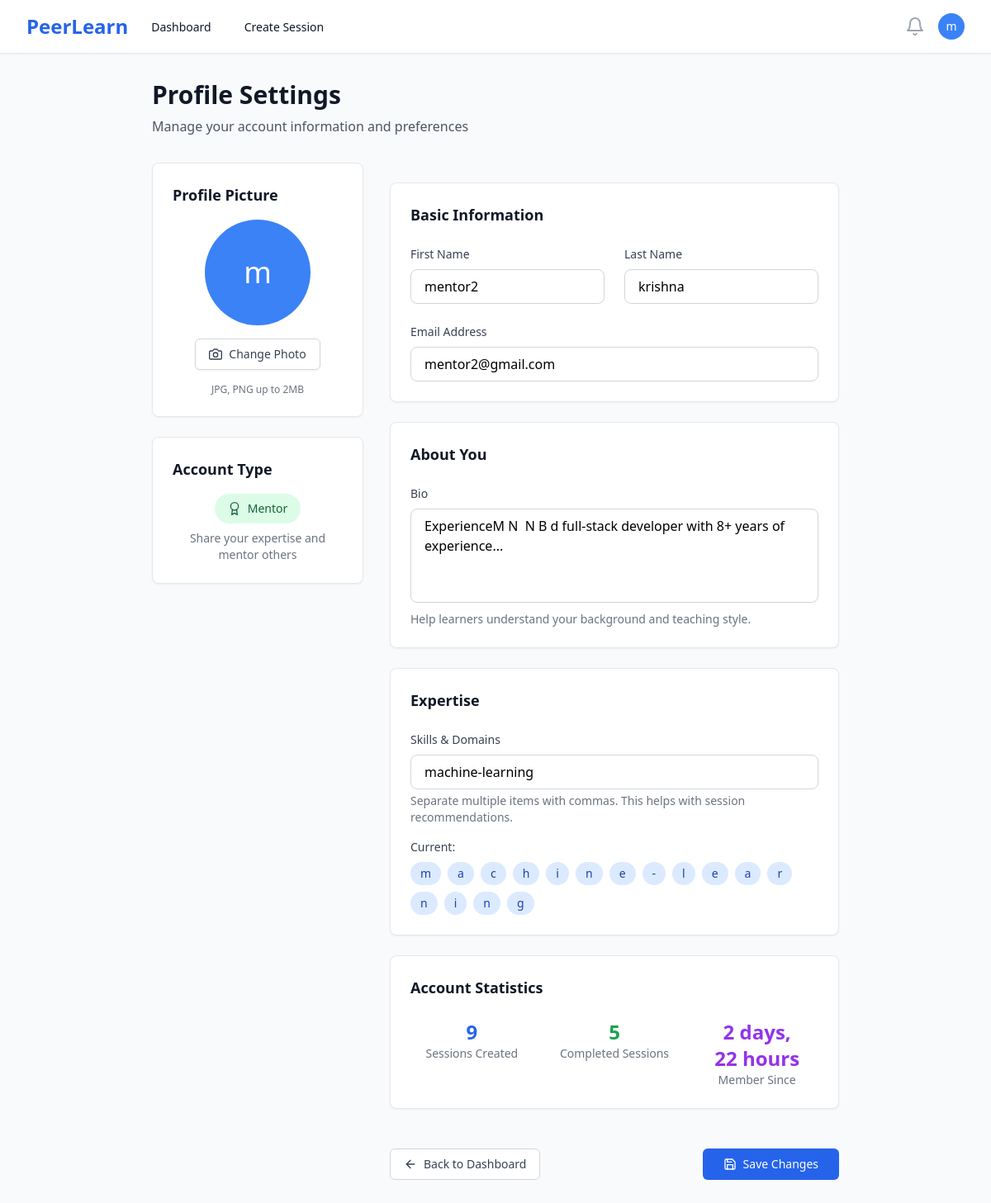
The app's page /profile/ (signed in), older data.
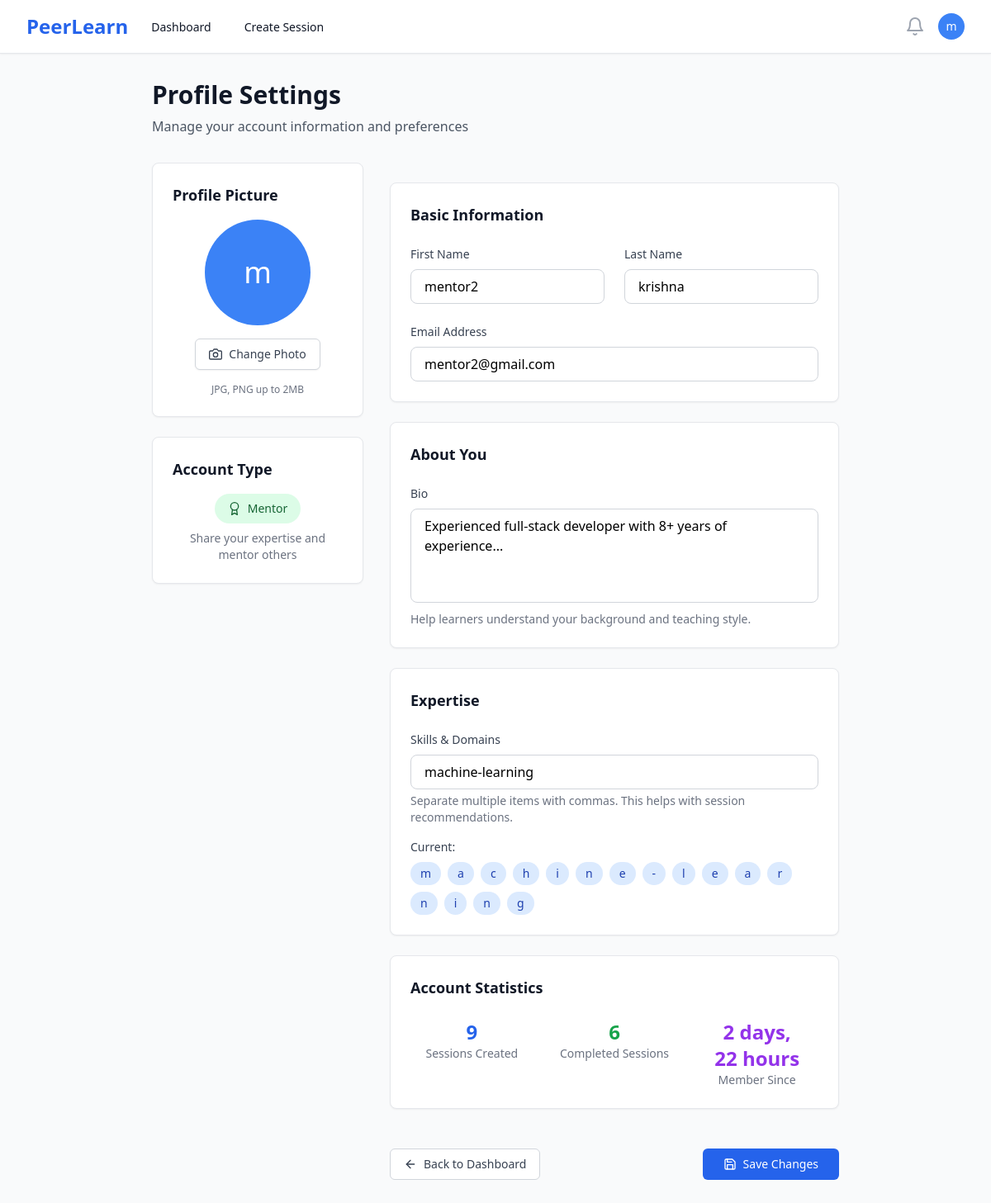
The same page, newer data.
### users/models.py (models this page shows, shortened)
class User(AbstractUser):
    ROLE_CHOICES = [
        ('mentor', 'Mentor'),
        ('learner', 'Learner'),
    ]
    id = models.UUIDField(primary_key=True, default=uuid.uuid4, editable=False)
    role = models.CharField(max_length=10, choices=ROLE_CHOICES, default='learner')
    bio = models.TextField(blank=True, null=True)
    skills = models.CharField(max_length=500, blank=True, help_text="Comma-separated skills for recommendation matching")
    interests = models.CharField(max_length=500, blank=True, help_text="Learning interests for AI recommendations")
    domain = models.CharField(max_length=100, blank=True, help_text="Learning domain/field")
    expertise = models.CharField(max_length=100, blank=True, help_text="Primary domain/area of expertise")
    career_goals = models.TextField(blank=True, help_text="Career aspirations for AI guidance")
    profile_image = models.ImageField(upload_to='profiles/', blank=True, null=True)
    created_at = models.DateTimeField(auto_now_add=True)
    location = models.CharField(max_length=100, blank=True)
    website = models.URLField(blank=True)
    social_links = models.JSONField(default=dict, blank=True)  # Store LinkedIn, Twitter, etc.
    is_verified = models.BooleanField(default=False)
    privacy_settings = models.JSONField(default=dict, blank=True)  # Profile visibility settings
    updated_at = models.DateTimeField(auto_now=True)
    @property
    def is_mentor(self):
        return self.role == 'mentor'

### users/views.py (the view, shortened to what this page needs)
# urls.py: path('profile/', views.profile_view, name='profile'),
@login_required
def profile_view(request):
    if request.method == 'POST':
        form = UserProfileForm(request.POST, request.FILES, instance=request.user)
        if form.is_valid():
            form.save()
            messages.success(request, 'Profile updated successfully!')
            return redirect('profile')
    else:
        form = UserProfileForm(instance=request.user)
    if request.user.is_mentor:
        from sessions.models import Session
        completed_sessions_count = Session.objects.filter(
            mentor=request.user,
            status='completed'
        ).count()
        confirmed_bookings_count = 0
    context = {
        'form': form,
        'completed_sessions_count': completed_sessions_count,
        'confirmed_bookings_count': confirmed_bookings_count,
    }
    return render(request, 'profile.html', context)

### templates/profile.html (shortened to what this page needs)
{% extends 'base.html' %}
{% block content %}
<div class="max-w-4xl mx-auto px-4 sm:px-6 lg:px-8 py-8">
    <div class="mb-8">
        <h1 class="text-3xl font-bold text-gray-900">Profile Settings</h1>
        <p class="mt-2 text-gray-600">Manage your account information and preferences</p>
    </div>
    <div class="grid grid-cols-1 lg:grid-cols-3 gap-8">
        <div class="lg:col-span-1">
            <div class="bg-white rounded-lg shadow-sm border border-gray-200 p-6">
                <h2 class="text-lg font-semibold text-gray-900 mb-4">Profile Picture</h2>
                <div class="text-center">
                    {% if user.profile_image %}
                        <img class="h-32 w-32 rounded-full mx-auto mb-4" src="{{ user.profile_image.url }}" alt="Profile picture">
                    {% else %}
                        <div class="h-32 w-32 rounded-full bg-blue-500 flex items-center justify-center mx-auto mb-4">
                            <span class="text-white text-4xl font-medium">{{ user.first_name|first|default:user.username|first }}</span>
                        </div>
                    {% endif %}
                    <div class="mb-4">
                        <label for="profile_image" class="cursor-pointer inline-flex items-center px-4 py-2 border border-gray-300 rounded-md shadow-sm text-sm font-medium text-gray-700 bg-white hover:bg-gray-50 focus:outline-none focus:ring-2 focus:ring-offset-2 focus:ring-blue-500">
                            <i data-feather="camera" class="h-4 w-4 mr-2"></i>
                            Change Photo
                        </label>
                    </div>
                    <p class="text-xs text-gray-500">
                        JPG, PNG up to 2MB
                    </p>
                </div>
            </div>
            <div class="mt-6 bg-white rounded-lg shadow-sm border border-gray-200 p-6">
                <h2 class="text-lg font-semibold text-gray-900 mb-4">Account Type</h2>
                <div class="text-center">
                    <div class="inline-flex items-center px-4 py-2 rounded-full text-sm font-medium
                                {% if user.is_mentor %}bg-green-100 text-green-800{% else %}bg-blue-100 text-blue-800{% endif %}">
                        {% if user.is_mentor %}
                            <i data-feather="award" class="h-4 w-4 mr-2"></i>
                            Mentor
                        {% else %}
                            <i data-feather="book-open" class="h-4 w-4 mr-2"></i>
                            Learner
                        {% endif %}
                    </div>
                    <p class="mt-2 text-sm text-gray-500">
                        {% if user.is_mentor %}
                            Share your expertise and mentor others
                        {% else %}
                            Learn from expert mentors
                        {% endif %}
                    </p>
                </div>
            </div>
        </div>
        <div class="lg:col-span-2">
            <form method="post" enctype="multipart/form-data" class="space-y-6">
                <div class="bg-white rounded-lg shadow-sm border border-gray-200 p-6">
                    <h2 class="text-lg font-semibold text-gray-900 mb-6">Basic Information</h2>
                    <div class="grid grid-cols-1 md:grid-cols-2 gap-6">
                        <div>
                            <label for="{{ form.first_name.id_for_label }}" class="block text-sm font-medium text-gray-700 mb-2">
                                First Name
                            </label>
                            <input type="text"
                                   id="{{ form.first_name.id_for_label }}"
                                   name="{{ form.first_name.name }}"
                                   value="{{ form.first_name.value|default:'' }}"
                                   class="w-full px-4 py-2 border border-gray-300 rounded-lg focus:ring-2 focus:ring-blue-500 focus:border-transparent">
                        </div>
                        <div>
                            <label for="{{ form.last_name.id_for_label }}" class="block text-sm font-medium text-gray-700 mb-2">
                                Last Name
                            </label>
                            <input type="text"
                                   id="{{ form.last_name.id_for_label }}"
                                   name="{{ form.last_name.name }}"
                                   value="{{ form.last_name.value|default:'' }}"
                                   class="w-full px-4 py-2 border border-gray-300 rounded-lg focus:ring-2 focus:ring-blue-500 focus:border-transparent">
                        </div>
                    </div>
                    <div class="mt-6">
                        <label for="{{ form.email.id_for_label }}" class="block text-sm font-medium text-gray-700 mb-2">
                            Email Address
                        </label>
                        <input type="email"
                               id="{{ form.email.id_for_label }}"
                               name="{{ form.email.name }}"
                               value="{{ form.email.value|default:'' }}"
                               class="w-full px-4 py-2 border border-gray-300 rounded-lg focus:ring-2 focus:ring-blue-500 focus:border-transparent">
                    </div>
                </div>
                <div class="bg-white rounded-lg shadow-sm border border-gray-200 p-6">
                    <h2 class="text-lg font-semibold text-gray-900 mb-6">About You</h2>
                    <div>
                        <label for="{{ form.bio.id_for_label }}" class="block text-sm font-medium text-gray-700 mb-2">
                            Bio
                        </label>
                        <textarea id="{{ form.bio.id_for_label }}"
                                  name="{{ form.bio.name }}"
                                  rows="4"
                                  class="w-full px-4 py-2 border border-gray-300 rounded-lg focus:ring-2 focus:ring-blue-500 focus:border-transparent resize-none"
                                  placeholder="Tell others about yourself, your background, and interests...">{{ form.bio.value|default:'' }}</textarea>
                        <p class="mt-1 text-sm text-gray-500">
                            {% if user.is_mentor %}
                                Help learners understand your background and teaching style.
                            {% else %}
                                Share your learning goals and interests.
                            {% endif %}
                        </p>
                    </div>
                </div>
                <div class="bg-white rounded-lg shadow-sm border border-gray-200 p-6">
                    <h2 class="text-lg font-semibold text-gray-900 mb-6">
                        {% if user.is_mentor %}Expertise{% else %}Interests{% endif %}
                    </h2>
                    <div>
                        <label for="{{ form.expertise.id_for_label }}" class="block text-sm font-medium text-gray-700 mb-2">
                            {% if user.is_mentor %}Skills & Domains{% else %}Learning Interests{% endif %}
                        </label>
                        <input type="text"
                               id="{{ form.expertise.id_for_label }}"
                               name="{{ form.expertise.name }}"
                               value="{{ form.expertise.value|default:'' }}"
                               class="w-full px-4 py-2 border border-gray-300 rounded-lg focus:ring-2 focus:ring-blue-500 focus:border-transparent"
                               placeholder="{% if user.is_mentor %}e.g., Python, Machine Learning, Web Development{% else %}e.g., Programming, Data Science, Design{% endif %}">
                        <p class="mt-1 text-sm text-gray-500">
                            Separate multiple items with commas. This helps with session recommendations.
                        </p>
                    </div>
                    {% if user.expertise %}
                    <div class="mt-4">
                        <p class="text-sm font-medium text-gray-700 mb-2">Current:</p>
                        <div class="flex flex-wrap gap-2">
                            {% for item in user.expertise %}
                                <span class="px-3 py-1 text-sm font-medium bg-blue-100 text-blue-800 rounded-full">
                                    {{ item }}
                                </span>
                            {% endfor %}
                        </div>
                    </div>
                    {% endif %}
                </div>
                <div class="bg-white rounded-lg shadow-sm border border-gray-200 p-6">
                    <h2 class="text-lg font-semibold text-gray-900 mb-6">Account Statistics</h2>
                    <div class="grid grid-cols-1 md:grid-cols-3 gap-6">
                        <div class="text-center">
                            <div class="text-2xl font-bold text-blue-600">
                                {% if user.is_mentor %}{{ user.mentor_sessions.count }}{% else %}{{ user.bookings.count }}{% endif %}
                            </div>
                            <div class="text-sm text-gray-500">
                                {% if user.is_mentor %}Sessions Created{% else %}Sessions Attended{% endif %}
                            </div>
                        </div>
                        <div class="text-center">
                            <div class="text-2xl font-bold text-green-600">
                                {% if user.is_mentor %}{{ completed_sessions_count }}{% else %}{{ confirmed_bookings_count }}{% endif %}
                            </div>
                            <div class="text-sm text-gray-500">
                                {% if user.is_mentor %}Completed Sessions{% else %}Confirmed Bookings{% endif %}
                            </div>
                        </div>
                        <div class="text-center">
                            <div class="text-2xl font-bold text-purple-600">{{ user.date_joined|timesince }}</div>
                            <div class="text-sm text-gray-500">Member Since</div>
                        </div>
                    </div>
                </div>
                <div class="flex justify-between pt-6">
                    <a href="{% if user.is_mentor %}{% url 'mentor_dashboard' %}{% else %}{% url 'learner_dashboard' %}{% endif %}"
                       class="inline-flex items-center px-4 py-2 border border-gray-300 text-sm font-medium rounded-md text-gray-700 bg-white hover:bg-gray-50 focus:outline-none focus:ring-2 focus:ring-offset-2 focus:ring-blue-500">
                        <i data-feather="arrow-left" class="h-4 w-4 mr-2"></i>
                        Back to Dashboard
                    </a>
                    <button type="submit"
                            class="inline-flex items-center px-6 py-2 border border-transparent text-sm font-medium rounded-md text-white bg-blue-600 hover:bg-blue-700 focus:outline-none focus:ring-2 focus:ring-offset-2 focus:ring-blue-500">
                        <i data-feather="save" class="h-4 w-4 mr-2"></i>
                        Save Changes
                    </button>
                </div>
            </form>
        </div>
    </div>
</div>
{% endblock %}

### templates/base.html (shortened to what this page needs)
<!DOCTYPE html>
<html lang="en" class="h-full bg-gray-50">
<head>
    <script src="https://cdn.tailwindcss.com"></script>
</head>
<body class="h-full">
    {% if user.is_authenticated %}
    <nav class="bg-white shadow-sm border-b border-gray-200" x-data="{ mobileMenuOpen: false }">
        <div class="max-w-7xl mx-auto px-4 sm:px-6 lg:px-8">
            <div class="flex justify-between h-16">
                <div class="flex">
                    <div class="flex-shrink-0 flex items-center">
                        <a href="{% url 'landing' %}" class="text-2xl font-bold text-blue-600">PeerLearn</a>
                    </div>
                    <div class="hidden sm:ml-6 sm:flex sm:space-x-8">
                        {% if user.is_mentor %}
                            <a href="{% url 'mentor_dashboard' %}" class="border-transparent text-gray-900 hover:text-blue-600 inline-flex items-center px-1 pt-1 border-b-2 text-sm font-medium">
                                Dashboard
                            </a>
                            <a href="{% url 'create_session' %}" class="border-transparent text-gray-900 hover:text-blue-600 inline-flex items-center px-1 pt-1 border-b-2 text-sm font-medium">
                                Create Session
                            </a>
                        {% endif %}
                    </div>
                </div>
                <div class="hidden sm:ml-6 sm:flex sm:items-center">
                    <button type="button" class="bg-white p-1 rounded-full text-gray-400 hover:text-gray-500 focus:outline-none focus:ring-2 focus:ring-offset-2 focus:ring-blue-500">
                        <i data-feather="bell" class="h-6 w-6"></i>
                    </button>
                    <div class="ml-3 relative" x-data="{ open: false }">
                        <div>
                            <button @click="open = !open" type="button" class="bg-white rounded-full flex text-sm focus:outline-none focus:ring-2 focus:ring-offset-2 focus:ring-blue-500" id="user-menu-button">
                                <div class="h-8 w-8 rounded-full bg-blue-500 flex items-center justify-center">
                                    <span class="text-white text-sm font-medium">{{ user.first_name|first|default:user.username|first }}</span>
                                </div>
                            </button>
                        </div>
                    </div>
                </div>
            </div>
        </div>
    </nav>
    {% endif %}
    <main class="{% if user.is_authenticated %}pt-0{% else %}pt-0{% endif %}">
        {% block content %}{% endblock %}
    </main>
</body>
</html>

Row changes from the older to the newer data that the page shows:
changed User "mentor2": bio "ExperienceM N N B d full-stack developer with 8+ years of experience..." → "Experienced full-stack developer with 8+ years of experience..."
Text that changed along with them:
{{ completed_sessions_count }}: "5" → "6"
